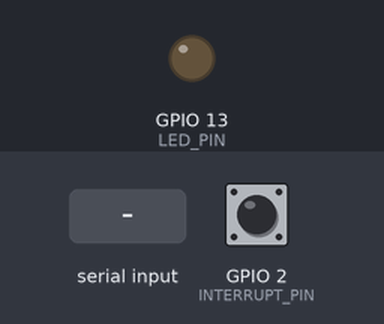
This sketch was run on a simulated ESP32. On the bench: output pins drawn as LEDs (lit = HIGH). The inputs (shaded band) are chosen by the test bench; at power-on: GPIO 2 (INTERRUPT_PIN) LOW. The sensor or clock chip raises its interrupt line as the real part does; what the sketch prints to the serial monitor is not drawn.

Above: at 0.8 s.
0.9 s: "1\n" received over Serial
At 1.55 s:
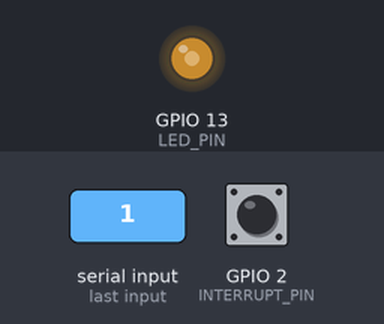
Timing chart, 0 to 9.9 s (numbered marks = the images above; inputs shaded):
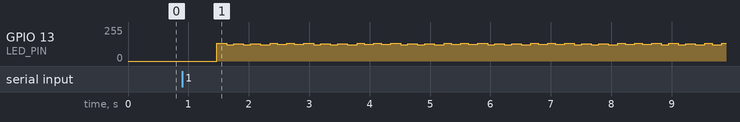

Measured:
- after the input at 0.9 s, GPIO 13 (LED_PIN): 0/255 → 132/255 after 0.57 s, → 123/255 0.16 s later, → 130/255 0.12 s later, → 123/255 0.16 s later, … (59 changes in this stretch)

The sketch:

MPU6050_DMP6.ino
```cpp
// I2C device class (I2Cdev) demonstration Arduino sketch for MPU6050 class using DMP (MotionApps v2.0)
// 6/21/2012 by Jeff Rowberg <jeff@rowberg.net>
// Updates should (hopefully) always be available at https://github.com/jrowberg/i2cdevlib
//
// Changelog:
//      2019-07-08 - Added Auto Calibration and offset generator
//		   - and altered FIFO retrieval sequence to avoid using blocking code
//      2016-04-18 - Eliminated a potential infinite loop
//      2013-05-08 - added seamless Fastwire support
//                 - added note about gyro calibration
//      2012-06-21 - added note about Arduino 1.0.1 + Leonardo compatibility error
//      2012-06-20 - improved FIFO overflow handling and simplified read process
//      2012-06-19 - completely rearranged DMP initialization code and simplification
//      2012-06-13 - pull gyro and accel data from FIFO packet instead of reading directly
//      2012-06-09 - fix broken FIFO read sequence and change interrupt detection to RISING
//      2012-06-05 - add gravity-compensated initial reference frame acceleration output
//                 - add 3D math helper file to DMP6 example sketch
//                 - add Euler output and Yaw/Pitch/Roll output formats
//      2012-06-04 - remove accel offset clearing for better results (thanks Sungon Lee)
//      2012-06-01 - fixed gyro sensitivity to be 2000 deg/sec instead of 250
//      2012-05-30 - basic DMP initialization working

/* ============================================
I2Cdev device library code is placed under the MIT license
Copyright (c) 2012 Jeff Rowberg

Permission is hereby granted, free of charge, to any person obtaining a copy
of this software and associated documentation files (the "Software"), to deal
in the Software without restriction, including without limitation the rights
to use, copy, modify, merge, publish, distribute, sublicense, and/or sell
copies of the Software, and to permit persons to whom the Software is
furnished to do so, subject to the following conditions:

The above copyright notice and this permission notice shall be included in
all copies or substantial portions of the Software.

THE SOFTWARE IS PROVIDED "AS IS", WITHOUT WARRANTY OF ANY KIND, EXPRESS OR
IMPLIED, INCLUDING BUT NOT LIMITED TO THE WARRANTIES OF MERCHANTABILITY,
FITNESS FOR A PARTICULAR PURPOSE AND NONINFRINGEMENT. IN NO EVENT SHALL THE
AUTHORS OR COPYRIGHT HOLDERS BE LIABLE FOR ANY CLAIM, DAMAGES OR OTHER
LIABILITY, WHETHER IN AN ACTION OF CONTRACT, TORT OR OTHERWISE, ARISING FROM,
OUT OF OR IN CONNECTION WITH THE SOFTWARE OR THE USE OR OTHER DEALINGS IN
THE SOFTWARE.
===============================================
*/

// I2Cdev and MPU6050 must be installed as libraries, or else the .cpp/.h files
// for both classes must be in the include path of your project
#include "I2Cdev.h"

#include "MPU6050_6Axis_MotionApps20.h"
//#include "MPU6050.h" // not necessary if using MotionApps include file

// Arduino Wire library is required if I2Cdev I2CDEV_ARDUINO_WIRE implementation
// is used in I2Cdev.h
#if I2CDEV_IMPLEMENTATION == I2CDEV_ARDUINO_WIRE
    #include "Wire.h"
#endif

#include<WiFi.h>

// class default I2C address is 0x68
// specific I2C addresses may be passed as a parameter here
// AD0 low = 0x68 (default for SparkFun breakout and InvenSense evaluation board)
// AD0 high = 0x69
MPU6050 mpu;
//MPU6050 mpu(0x69); // <-- use for AD0 high

byte mac[6];

/* =========================================================================
   NOTE: In addition to connection 3.3v, GND, SDA, and SCL, this sketch
   depends on the MPU-6050's INT pin being connected to the Arduino's
   external interrupt #0 pin. On the Arduino Uno and Mega 2560, this is
   digital I/O pin 2.
 * ========================================================================= */

/* =========================================================================
   NOTE: Arduino v1.0.1 with the Leonardo board generates a compile error
   when using Serial.write(buf, len). The Teapot output uses this method.
   The solution requires a modification to the Arduino USBAPI.h file, which
   is fortunately simple, but annoying. This will be fixed in the next IDE
   release. For more info, see these links:

   http://arduino.cc/forum/index.php/topic,109987.0.html
   http://code.google.com/p/arduino/issues/detail?id=958
 * ========================================================================= */


// uncomment "OUTPUT_READABLE_QUATERNION" if you want to see the actual
// quaternion components in a [w, x, y, z] format (not best for parsing
// on a remote host such as Processing or something though)
//#define OUTPUT_READABLE_QUATERNION

// uncomment "OUTPUT_READABLE_EULER" if you want to see Euler angles
// (in degrees) calculated from the quaternions coming from the FIFO.
// Note that Euler angles suffer from gimbal lock (for more info, see
// http://en.wikipedia.org/wiki/Gimbal_lock)
//#define OUTPUT_READABLE_EULER

// uncomment "OUTPUT_READABLE_YAWPITCHROLL" if you want to see the yaw/
// pitch/roll angles (in degrees) calculated from the quaternions coming
// from the FIFO. Note this also requires gravity vector calculations.
// Also note that yaw/pitch/roll angles suffer from gimbal lock (for
// more info, see: http://en.wikipedia.org/wiki/Gimbal_lock)
#define OUTPUT_READABLE_YAWPITCHROLL

// uncomment "OUTPUT_READABLE_REALACCEL" if you want to see acceleration
// components with gravity removed. This acceleration reference frame is
// not compensated for orientation, so +X is always +X according to the
// sensor, just without the effects of gravity. If you want acceleration
// compensated for orientation, us OUTPUT_READABLE_WORLDACCEL instead.
#define OUTPUT_READABLE_REALACCEL

// uncomment "OUTPUT_READABLE_WORLDACCEL" if you want to see acceleration
// components with gravity removed and adjusted for the world frame of
// reference (yaw is relative to initial orientation, since no magnetometer
// is present in this case). Could be quite handy in some cases.
#define OUTPUT_READABLE_WORLDACCEL

// uncomment "OUTPUT_TEAPOT" if you want output that matches the
// format used for the InvenSense teapot demo
//#define OUTPUT_TEAPOT


#define OUTPUT_GYRO
#define OUTPUT_ACCEL_GRAVITY
#define INTERRUPT_PIN 2  // use pin 2 on Arduino Uno & most boards
#define LED_PIN 13 // (Arduino is 13, Teensy is 11, Teensy++ is 6)
bool blinkState = false;

// MPU control/status vars
bool dmpReady = false;  // set true if DMP init was successful
uint8_t mpuIntStatus;   // holds actual interrupt status byte from MPU
uint8_t devStatus;      // return status after each device operation (0 = success, !0 = error)
uint16_t packetSize;    // expected DMP packet size (default is 42 bytes)
uint16_t fifoCount;     // count of all bytes currently in FIFO
uint8_t fifoBuffer[64]; // FIFO storage buffer

// orientation/motion vars
Quaternion q;           // [w, x, y, z]         quaternion container
VectorInt16 aa;         // [x, y, z]            accel sensor measurements
VectorInt16 aaReal;     // [x, y, z]            gravity-free accel sensor measurements
VectorInt16 aaWorld;    // [x, y, z]            world-frame accel sensor measurements
VectorFloat gravity;    // [x, y, z]            gravity vector
VectorInt16 gg;
VectorInt16 aaGravity;

float euler[3];         // [psi, theta, phi]    Euler angle container
float ypr[3];           // [yaw, pitch, roll]   yaw/pitch/roll container and gravity vector

// packet structure for InvenSense teapot demo
uint8_t teapotPacket[14] = { '$', 0x02, 0,0, 0,0, 0,0, 0,0, 0x00, 0x00, '\r', '\n' };

String macAdd;

// ================================================================
// ===               INTERRUPT DETECTION ROUTINE                ===
// ================================================================

volatile bool mpuInterrupt = false;     // indicates whether MPU interrupt pin has gone high
void dmpDataReady() {
    mpuInterrupt = true;
}


// ================================================================
// ===                      INITIAL SETUP                       ===
// ================================================================

void setup() {
    // join I2C bus (I2Cdev library doesn't do this automatically)
    #if I2CDEV_IMPLEMENTATION == I2CDEV_ARDUINO_WIRE
        Wire.begin();
        Wire.setClock(400000); // 400kHz I2C clock. Comment this line if having compilation difficulties
    #elif I2CDEV_IMPLEMENTATION == I2CDEV_BUILTIN_FASTWIRE
        Fastwire::setup(400, true);
    #endif

    // initialize serial communication
    // (115200 chosen because it is required for Teapot Demo output, but it's
    // really up to you depending on your project)
    Serial.begin(115200);
    while (!Serial); // wait for Leonardo enumeration, others continue immediately

    // NOTE: 8MHz or slower host processors, like the Teensy @ 3.3V or Arduino
    // Pro Mini running at 3.3V, cannot handle this baud rate reliably due to
    // the baud timing being too misaligned with processor ticks. You must use
    // 38400 or slower in these cases, or use some kind of external separate
    // crystal solution for the UART timer.

    // initialize device
    Serial.println(F("Initializing I2C devices..."));
    mpu.initialize();
    pinMode(INTERRUPT_PIN, INPUT);

    // verify connection
    Serial.println(F("Testing device connections..."));
    Serial.println(mpu.testConnection() ? F("MPU6050 connection successful") : F("MPU6050 connection failed"));

    // wait for ready
    Serial.println(F("\nSend any character to begin DMP programming and demo: "));
    while (Serial.available() && Serial.read()); // empty buffer
    while (!Serial.available());                 // wait for data
    while (Serial.available() && Serial.read()); // empty buffer again

    // load and configure the DMP
    Serial.println(F("Initializing DMP..."));
    devStatus = mpu.dmpInitialize();


    int bluno = 5;
    // supply your own gyro offsets here, scaled for min sensitivity

    if(bluno == 1)
    {
      mpu.setXGyroOffset(156);
      mpu.setYGyroOffset(-34);
      mpu.setZGyroOffset(56);
      mpu.setZAccelOffset(989); // 1688 factory default for my test chip
    }

    else if(bluno == 2)
    {
      mpu.setXGyroOffset(259);
      mpu.setYGyroOffset(-97);
      mpu.setZGyroOffset(19);
      mpu.setZAccelOffset(3578);
    }
     else if(bluno == 3)
    {
      mpu.setXGyroOffset(240);
      mpu.setYGyroOffset(-70);
      mpu.setZGyroOffset(15);
      mpu.setZAccelOffset(2472);
    }
    else if(bluno == 4)
    {
      mpu.setXGyroOffset(75);
      mpu.setYGyroOffset(-41);
      mpu.setZGyroOffset(-27);
      mpu.setZAccelOffset(3840);
    }
    else if(bluno == 5)
    {
      mpu.setXGyroOffset(71);
      mpu.setYGyroOffset(53);
      mpu.setZGyroOffset(-7);
      mpu.setZAccelOffset(3308);
    }
    else if(bluno == 6)
    {
      mpu.setXGyroOffset(169);
      mpu.setYGyroOffset(-67);
      mpu.setZGyroOffset(30);
      mpu.setZAccelOffset(2076);
    }
    else if(bluno == 7)
    {
      mpu.setXGyroOffset(259);
      mpu.setYGyroOffset(-97);
      mpu.setZGyroOffset(19);
      mpu.setZAccelOffset(3578);
    }


    // make sure it worked (returns 0 if so)
    if (devStatus == 0) {
        // Calibration Time: generate offsets and calibrate our MPU6050
        mpu.CalibrateAccel(6);
        mpu.CalibrateGyro(6);
        mpu.PrintActiveOffsets();
        // turn on the DMP, now that it's ready
        Serial.println(F("Enabling DMP..."));
        mpu.setDMPEnabled(true);

        // enable Arduino interrupt detection
        Serial.print(F("Enabling interrupt detection (Arduino external interrupt "));
        Serial.print(digitalPinToInterrupt(INTERRUPT_PIN));
        Serial.println(F(")..."));
        attachInterrupt(digitalPinToInterrupt(INTERRUPT_PIN), dmpDataReady, RISING);
        mpuIntStatus = mpu.getIntStatus();

        // set our DMP Ready flag so the main loop() function knows it's okay to use it
        Serial.println(F("DMP ready! Waiting for first interrupt..."));
        dmpReady = true;

        // get expected DMP packet size for later comparison
        packetSize = mpu.dmpGetFIFOPacketSize();
    } else {
        // ERROR!
        // 1 = initial memory load failed
        // 2 = DMP configuration updates failed
        // (if it's going to break, usually the code will be 1)
        Serial.print(F("DMP Initialization failed (code "));
        Serial.print(devStatus);
        Serial.println(F(")"));
    }

    // configure LED for output
    pinMode(LED_PIN, OUTPUT);
}


// ================================================================
// ===                    MAIN PROGRAM LOOP                     ===
// ================================================================

void loop() {
    // if programming failed, don't try to do anything
    if (!dmpReady) return;
    // read a packet from FIFO
    if (mpu.dmpGetCurrentFIFOPacket(fifoBuffer)) { // Get the Latest packet

//        #ifdef OUTPUT_READABLE_YAWPITCHROLL
//            // display Euler angles in degrees
//            mpu.dmpGetQuaternion(&q, fifoBuffer);
//            mpu.dmpGetGravity(&gravity, &q);
//            mpu.dmpGetYawPitchRoll(ypr, &q, &gravity);
//            Serial.print("ypr\t");
//            Serial.print(ypr[0] * 180/M_PI);
//            Serial.print("\t");
//            Serial.print(ypr[1] * 180/M_PI);
//            Serial.print("\t");
//            Serial.println(ypr[2] * 180/M_PI);
//        #endif


        // Obtain MPU6050 gyroscope data
        #ifdef OUTPUT_GYRO
            // Display angular velocity of gyro values
            mpu.dmpGetGyro(&gg, fifoBuffer);
            Serial.print("gyro\t");
            Serial.print(gg.x);
            Serial.print("\t");
            Serial.print(gg.y);
            Serial.print("\t");
            Serial.println(gg.z);
        #endif

        #ifdef OUTPUT_ACCEL_GRAVITY
            // display acceleration with gravity included
            mpu.dmpGetAccel(&aaGravity, fifoBuffer); // Reads from the packet, raw accel data
            Serial.print("acc\t");
            Serial.print(aaGravity.x);
            Serial.print("\t");
            Serial.print(aaGravity.y);
            Serial.print("\t");
            Serial.println(aaGravity.z);
        #endif*/


        // blink LED to indicate activity
        blinkState = !blinkState;
        digitalWrite(LED_PIN, blinkState);
    }
}
```
